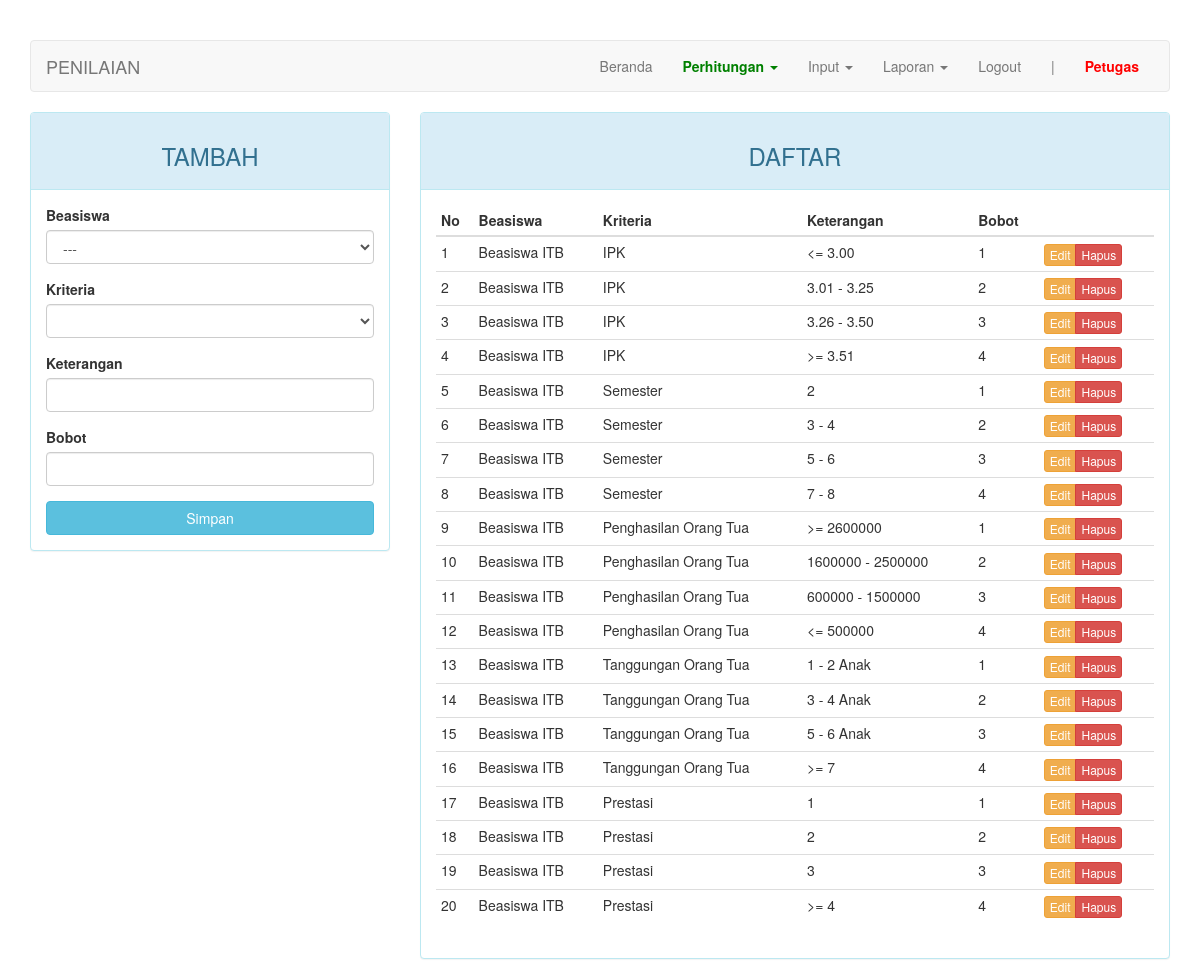
Screenshot of /index.php?page=penilaian (signed in) with the database file from the repository.
### tables this page shows
CREATE TABLE `penilaian` (
  `kd_penilaian` int(11) NOT NULL,
  `kd_beasiswa` int(11) DEFAULT NULL,
  `kd_kriteria` int(11) NOT NULL,
  `keterangan` varchar(20) NOT NULL,
  `bobot` tinyint(1) DEFAULT NULL
);

CREATE TABLE `beasiswa` (
  `kd_beasiswa` int(11) NOT NULL,
  `nama` varchar(50) DEFAULT NULL
);

CREATE TABLE `kriteria` (
  `kd_kriteria` int(11) NOT NULL,
  `kd_beasiswa` int(11) NOT NULL,
  `nama` varchar(50) DEFAULT NULL,
  `sifat` enum('min','max') DEFAULT NULL
);

### page/penilaian.php (the view, shortened to what this page needs)
<?php
$update = (isset($_GET['action']) AND $_GET['action'] == 'update') ? true : false;
?>
<div class="row">
	<div class="col-md-4">
	    <div class="panel panel-<?= ($update) ? "warning" : "info" ?>">
	        <div class="panel-heading"><h3 class="text-center"><?= ($update) ? "EDIT" : "TAMBAH" ?></h3></div>
	        <div class="panel-body">
	            <form action="<?=$_SERVER['REQUEST_URI']?>" method="POST">
									<div class="form-group">
	                  <label for="kd_beasiswa">Beasiswa</label>
										<select class="form-control" name="kd_beasiswa" id="beasiswa">
											<option>---</option>
										</select>
									</div>
									<div class="form-group">
	                  <label for="kd_kriteria">Kriteria</label>
										<select class="form-control" name="kd_kriteria" id="kriteria">
										</select>
									</div>
	                <div class="form-group">
	                    <label for="keterangan">Keterangan</label>
	                    <input type="text" name="keterangan" class="form-control" <?= (!$update) ?: 'value="'.$row["keterangan"].'"' ?>>
	                </div>
	                <div class="form-group">
	                    <label for="bobot">Bobot</label>
	                    <input type="text" name="bobot" class="form-control" <?= (!$update) ?: 'value="'.$row["bobot"].'"' ?>>
	                </div>
	                <button type="submit" class="btn btn-<?= ($update) ? "warning" : "info" ?> btn-block">Simpan</button>
	            </form>
	        </div>
	    </div>
	</div>
	<div class="col-md-8">
	    <div class="panel panel-info">
	        <div class="panel-heading"><h3 class="text-center">DAFTAR</h3></div>
	        <div class="panel-body">
	            <table class="table table-condensed">
	                <thead>
	                    <tr>
	                        <th>No</th>
	                        <th>Beasiswa</th>
	                        <th>Kriteria</th>
	                        <th>Keterangan</th>
	                        <th>Bobot</th>
	                        <th></th>
	                    </tr>
	                </thead>
	                <tbody>
	                    <?php $no = 1; ?>
	                    <?php if ($query = $connection->query("SELECT a.kd_penilaian, c.nama AS nama_beasiswa, b.nama AS nama_kriteria, a.keterangan, a.bobot FROM penilaian a JOIN kriteria b ON a.kd_kriteria=b.kd_kriteria JOIN beasiswa c ON a.kd_beasiswa=c.kd_beasiswa")): ?>
	                        <?php while($row = $query->fetch_assoc()): ?>
	                        <tr>
	                            <td><?=$no++?></td>
	                            <td><?=$row['nama_beasiswa']?></td>
	                            <td><?=$row['nama_kriteria']?></td>
	                            <td><?=$row['keterangan']?></td>
	                            <td><?=$row['bobot']?></td>
	                            <td>
	                                <div class="btn-group">
	                                    <a href="?page=penilaian&action=update&key=<?=$row['kd_penilaian']?>" class="btn btn-warning btn-xs">Edit</a>
	                                    <a href="?page=penilaian&action=delete&key=<?=$row['kd_penilaian']?>" class="btn btn-danger btn-xs">Hapus</a>
	                                </div>
	                            </td>
	                        </tr>
	                        <?php endwhile ?>
	                    <?php endif ?>
	                </tbody>
	            </table>
	        </div>
	    </div>
	</div>
</div>

### index.php (style rules this page uses)
body { margin-top: 40px; }

### rows the page displays
penilaian: kd_beasiswa.nama "Beasiswa ITB", kd_kriteria.nama "IPK", keterangan "<= 3.00", bobot "1"
penilaian: kd_beasiswa.nama "Beasiswa ITB", kd_kriteria.nama "IPK", keterangan "3.01 - 3.25", bobot "2"
penilaian: kd_beasiswa.nama "Beasiswa ITB", kd_kriteria.nama "IPK", keterangan "3.26 - 3.50", bobot "3"
penilaian: kd_beasiswa.nama "Beasiswa ITB", kd_kriteria.nama "IPK", keterangan ">= 3.51", bobot "4"
penilaian: kd_beasiswa.nama "Beasiswa ITB", kd_kriteria.nama "Semester", keterangan "2", bobot "1"
penilaian: kd_beasiswa.nama "Beasiswa ITB", kd_kriteria.nama "Semester", keterangan "3 - 4", bobot "2"
penilaian: kd_beasiswa.nama "Beasiswa ITB", kd_kriteria.nama "Semester", keterangan "5 - 6", bobot "3"
penilaian: kd_beasiswa.nama "Beasiswa ITB", kd_kriteria.nama "Semester", keterangan "7 - 8", bobot "4"
penilaian: kd_beasiswa.nama "Beasiswa ITB", kd_kriteria.nama "Penghasilan Orang Tua", keterangan ">= 2600000", bobot "1"
penilaian: kd_beasiswa.nama "Beasiswa ITB", kd_kriteria.nama "Penghasilan Orang Tua", keterangan "1600000 - 2500000", bobot "2"
penilaian: kd_beasiswa.nama "Beasiswa ITB", kd_kriteria.nama "Penghasilan Orang Tua", keterangan "600000 - 1500000", bobot "3"
penilaian: kd_beasiswa.nama "Beasiswa ITB", kd_kriteria.nama "Penghasilan Orang Tua", keterangan "<= 500000", bobot "4"
penilaian: kd_beasiswa.nama "Beasiswa ITB", kd_kriteria.nama "Tanggungan Orang Tua", keterangan "1 - 2 Anak", bobot "1"
penilaian: kd_beasiswa.nama "Beasiswa ITB", kd_kriteria.nama "Tanggungan Orang Tua", keterangan "3 - 4 Anak", bobot "2"
penilaian: kd_beasiswa.nama "Beasiswa ITB", kd_kriteria.nama "Tanggungan Orang Tua", keterangan "5 - 6 Anak", bobot "3"
penilaian: kd_beasiswa.nama "Beasiswa ITB", kd_kriteria.nama "Tanggungan Orang Tua", keterangan ">= 7", bobot "4"
penilaian: kd_beasiswa.nama "Beasiswa ITB", kd_kriteria.nama "Prestasi", keterangan "1", bobot "1"
penilaian: kd_beasiswa.nama "Beasiswa ITB", kd_kriteria.nama "Prestasi", keterangan "2", bobot "2"
penilaian: kd_beasiswa.nama "Beasiswa ITB", kd_kriteria.nama "Prestasi", keterangan "3", bobot "3"
penilaian: kd_beasiswa.nama "Beasiswa ITB", kd_kriteria.nama "Prestasi", keterangan ">= 4", bobot "4"

### other values shown
$str "PENILAIAN"
$_SESSION["username"] "Petugas"
